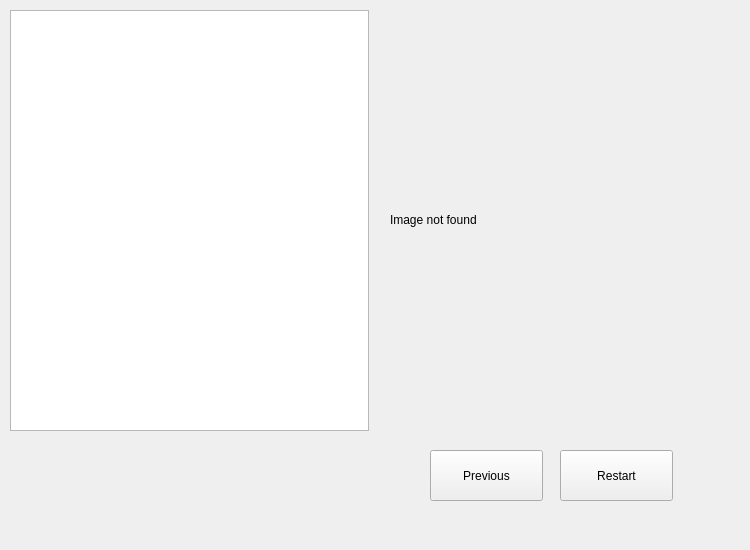
<?xml version="1.0" encoding="UTF-8"?>
<ui version="4.0">
 <class>Form</class>
 <widget class="QWidget" name="Form">
  <property name="geometry">
   <rect>
    <x>0</x>
    <y>0</y>
    <width>750</width>
    <height>550</height>
   </rect>
  </property>
  <property name="windowTitle">
   <string>Form</string>
  </property>
  <widget class="QWidget" name="verticalLayoutWidget">
   <property name="geometry">
    <rect>
     <x>390</x>
     <y>10</y>
     <width>351</width>
     <height>421</height>
    </rect>
   </property>
   <layout class="QVBoxLayout" name="verticalLayout">
    <item>
     <widget class="QLabel" name="carrierImageLabel">
      <property name="text">
       <string>&lt;html&gt;&lt;head/&gt;&lt;body&gt;&lt;p&gt;Image not found&lt;/p&gt;&lt;/body&gt;&lt;/html&gt;</string>
      </property>
     </widget>
    </item>
   </layout>
  </widget>
  <widget class="QPushButton" name="restartButton">
   <property name="geometry">
    <rect>
     <x>560</x>
     <y>450</y>
     <width>113</width>
     <height>51</height>
    </rect>
   </property>
   <property name="text">
    <string>Restart</string>
   </property>
  </widget>
  <widget class="QPushButton" name="previousButton">
   <property name="geometry">
    <rect>
     <x>430</x>
     <y>450</y>
     <width>113</width>
     <height>51</height>
    </rect>
   </property>
   <property name="text">
    <string>Previous</string>
   </property>
  </widget>
  <widget class="QTextEdit" name="decodeTextArea">
   <property name="geometry">
    <rect>
     <x>10</x>
     <y>10</y>
     <width>359</width>
     <height>421</height>
    </rect>
   </property>
  </widget>
 </widget>
 <resources/>
 <connections/>
</ui>
